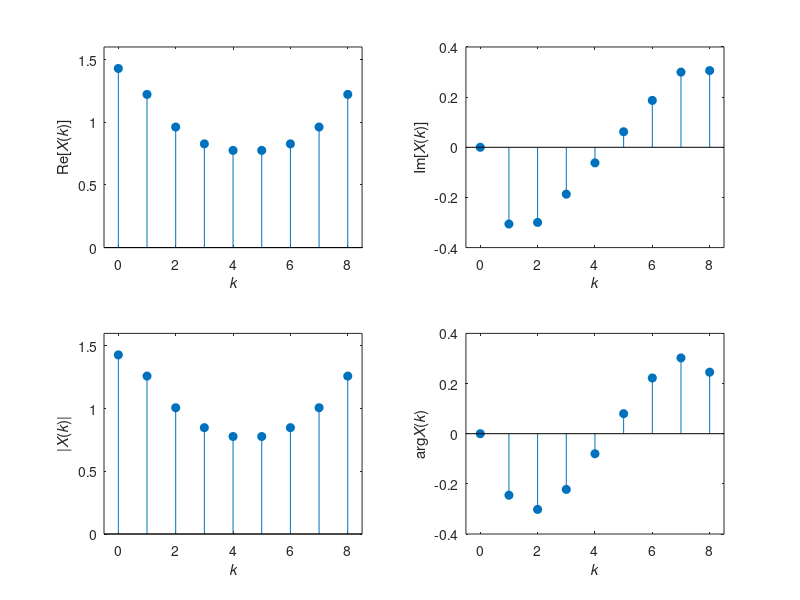
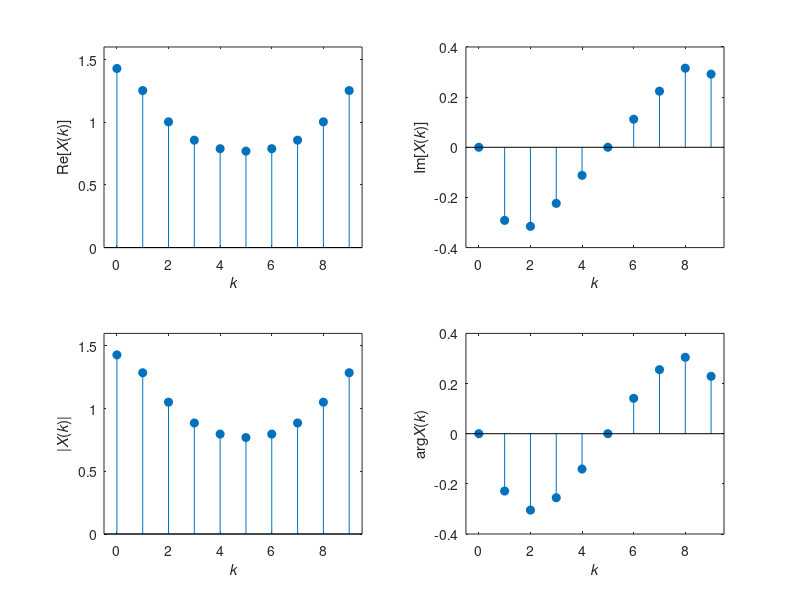

Write the MATLAB code that produced these figures, in order.
% Clear all previous data
clear all

% Define the parameter
a = 0.3;

% Define the variables for the sequences
n1 = 0:8; % 9-point sequence
n2 = 0:9; % 10-point sequence

% Create the sequences
x1 = a.^n1; 
x2 = a.^n2;

% Perform the DFT of each sequence
X1 = fft(x1);
X2 = fft(x2);

% Plot the real part of the DFT of the first sequence x1
figure(1)
subplot(2,2,1);
stem(n1, real(X1), 'fill')
axis([-0.5 8.5 0 1.6])
xlabel('\itk');
ylabel('Re[\itX\rm(\itk\rm)]')

% Plot the imaginary part of the DFT of the first sequence x1
subplot(2,2,2);
stem(n1, imag(X1), 'fill')
axis([-0.5 8.5 -0.4 0.4])
xlabel('\itk');
ylabel('Im[\itX\rm(\itk\rm)]')

% Plot the modulus of the DFT of the first sequence x1
subplot(2,2,3);
stem(n1, abs(X1), 'fill')
axis([-0.5 8.5 0 1.6])
xlabel('\itk');
ylabel('|\itX\rm(\itk\rm)|')

% Plot the phase of the DFT of the first sequence x1
subplot(2,2,4);
stem(n1, angle(X1), 'fill')
axis([-0.5 8.5 -0.4 0.4])
xlabel('\itk');
ylabel('arg\itX\rm(\itk\rm)')

% Plot the real part of the DFT of the second sequence x2
figure(2)
subplot(2,2,1);
stem(n2, real(X2), 'fill')
axis([-0.5 9.5 0 1.6])
xlabel('\itk');
ylabel('Re[\itX\rm(\itk\rm)]')

% Plot the imaginary part of the DFT of the second sequence x2
subplot(2,2,2);
stem(n2, imag(X2), 'fill')
axis([-0.5 9.5 -0.4 0.4])
xlabel('\itk');
ylabel('Im[\itX\rm(\itk\rm)]')

% Plot the modulus of the DFT of the second sequence x2
subplot(2,2,3);
stem(n2, abs(X2), 'fill')
axis([-0.5 9.5 0 1.6])
xlabel('\itk');
ylabel('|\itX\rm(\itk\rm)|')

% Plot the phase of the DFT of the second sequence x2
subplot(2,2,4);
stem(n2, angle(X2), 'fill')
axis([-0.5 9.5 -0.4 0.4])
xlabel('\itk');
ylabel('arg\itX\rm(\itk\rm)')
